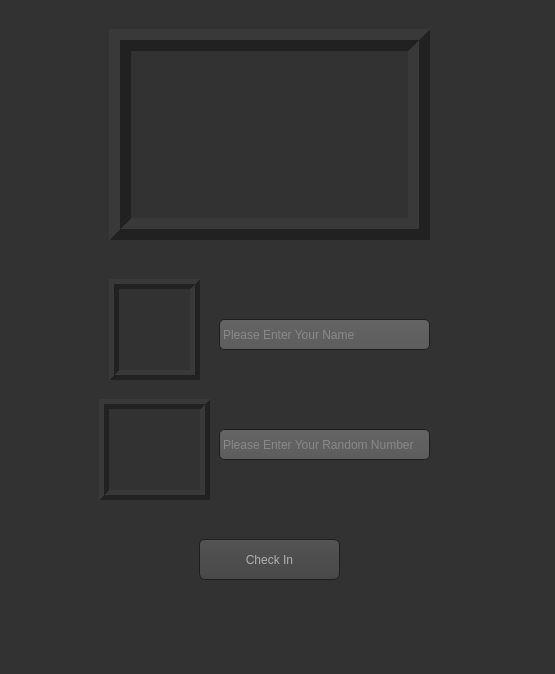
<?xml version="1.0" encoding="UTF-8"?>
<ui version="4.0">
 <class>MainWindow</class>
 <widget class="QMainWindow" name="MainWindow">
  <property name="geometry">
   <rect>
    <x>0</x>
    <y>0</y>
    <width>555</width>
    <height>674</height>
   </rect>
  </property>
  <property name="mouseTracking">
   <bool>false</bool>
  </property>
  <property name="windowTitle">
   <string>Booking</string>
  </property>
  <property name="windowIcon">
   <iconset>
    <normaloff>images.png</normaloff>images.png</iconset>
  </property>
  <property name="autoFillBackground">
   <bool>false</bool>
  </property>
  <property name="styleSheet">
   <string notr="true">QRadioButton::indicator
{
    border-radius: 6px;
}
QRadioButton::indicator:checked, QRadioButton::indicator:unchecked{
    color: #b1b1b1;
    background-color: #323232;
    border: 1px solid #b1b1b1;
    border-radius: 6px;
}

QRadioButton::indicator:checked
{
    background-color: qradialgradient(
        cx: 0.5, cy: 0.5,
        fx: 0.5, fy: 0.5,
        radius: 1.0,
        stop: 0.25 #ffaa00,
        stop: 0.3 #323232
    );
}
QRadioButton::indicator:hover, QCheckBox::indicator:hover
{
    border: 1px solid #ffaa00;
}
QToolTip
{
     border: 1px solid black;
     background-color: #ffa02f;
     padding: 1px;
     border-radius: 3px;
     opacity: 100;
}

QWidget
{
    color: #b1b1b1;
    background-color: #323232;
}

QTreeView, QListView
{
    background-color: silver;
    margin-left: 5px;
}

QWidget:item:hover
{
    background-color: QLinearGradient( x1: 0, y1: 0, x2: 0, y2: 1, stop: 0 #ffa02f, stop: 1 #ca0619);
    color: #000000;
}

QWidget:item:selected
{
    background-color: QLinearGradient( x1: 0, y1: 0, x2: 0, y2: 1, stop: 0 #ffa02f, stop: 1 #d7801a);
}

QMenuBar::item
{
    background: transparent;
}

QMenuBar::item:selected
{
    background: transparent;
    border: 1px solid #ffaa00;
}

QMenuBar::item:pressed
{
    background: #444;
    border: 1px solid #000;
    background-color: QLinearGradient(
        x1:0, y1:0,
        x2:0, y2:1,
        stop:1 #212121,
        stop:0.4 #343434/*,
        stop:0.2 #343434,
        stop:0.1 #ffaa00*/
    );
    margin-bottom:-1px;
    padding-bottom:1px;
}

QMenu
{
    border: 1px solid #000;
}

QMenu::item
{
    padding: 2px 20px 2px 20px;
}

QMenu::item:selected
{
    color: #000000;
}

QWidget:disabled
{
    color: #808080;
    background-color: #323232;
}

QAbstractItemView
{
    background-color: QLinearGradient( x1: 0, y1: 0, x2: 0, y2: 1, stop: 0 #4d4d4d, stop: 0.1 #646464, stop: 1 #5d5d5d);
}

QWidget:focus
{
    /*border: 1px solid darkgray;*/
}

QLineEdit
{
    background-color: QLinearGradient( x1: 0, y1: 0, x2: 0, y2: 1, stop: 0 #4d4d4d, stop: 0 #646464, stop: 1 #5d5d5d);
    padding: 1px;
    border-style: solid;
    border: 1px solid #1e1e1e;
    border-radius: 5;
}

QPushButton
{
    color: #b1b1b1;
    background-color: QLinearGradient( x1: 0, y1: 0, x2: 0, y2: 1, stop: 0 #565656, stop: 0.1 #525252, stop: 0.5 #4e4e4e, stop: 0.9 #4a4a4a, stop: 1 #464646);
    border-width: 1px;
    border-color: #1e1e1e;
    border-style: solid;
    border-radius: 6;
    padding: 3px;
    font-size: 12px;
    padding-left: 5px;
    padding-right: 5px;
    min-width: 40px;
}

QPushButton:pressed
{
    background-color: QLinearGradient( x1: 0, y1: 0, x2: 0, y2: 1, stop: 0 #2d2d2d, stop: 0.1 #2b2b2b, stop: 0.5 #292929, stop: 0.9 #282828, stop: 1 #252525);
}

QComboBox
{
    selection-background-color: #ffaa00;
    background-color: QLinearGradient( x1: 0, y1: 0, x2: 0, y2: 1, stop: 0 #565656, stop: 0.1 #525252, stop: 0.5 #4e4e4e, stop: 0.9 #4a4a4a, stop: 1 #464646);
    border-style: solid;
    border: 1px solid #1e1e1e;
    border-radius: 5;
}

QComboBox:hover,QPushButton:hover
{
    border: 2px solid QLinearGradient( x1: 0, y1: 0, x2: 0, y2: 1, stop: 0 #ffa02f, stop: 1 #d7801a);
}


QComboBox:on
{
    padding-top: 3px;
    padding-left: 4px;
    background-color: QLinearGradient( x1: 0, y1: 0, x2: 0, y2: 1, stop: 0 #2d2d2d, stop: 0.1 #2b2b2b, stop: 0.5 #292929, stop: 0.9 #282828, stop: 1 #252525);
    selection-background-color: #ffaa00;
}

QComboBox QAbstractItemView
{
    border: 2px solid darkgray;
    selection-background-color: QLinearGradient( x1: 0, y1: 0, x2: 0, y2: 1, stop: 0 #ffa02f, stop: 1 #d7801a);
}

QComboBox::drop-down
{
     subcontrol-origin: padding;
     subcontrol-position: top right;
     width: 15px;

     border-left-width: 0px;
     border-left-color: darkgray;
     border-left-style: solid; /* just a single line */
     border-top-right-radius: 3px; /* same radius as the QComboBox */
     border-bottom-right-radius: 3px;
 }

QComboBox::down-arrow
{
     image: url(:/dark_orange/img/down_arrow.png);
}

QGroupBox
{
    border: 1px solid darkgray;
    margin-top: 10px;
}

QGroupBox:focus
{
    border: 1px solid darkgray;
}

QTextEdit:focus
{
    border: 1px solid darkgray;
}

QScrollBar:horizontal {
     border: 1px solid #222222;
     background: QLinearGradient( x1: 0, y1: 0, x2: 0, y2: 1, stop: 0.0 #121212, stop: 0.2 #282828, stop: 1 #484848);
     height: 7px;
     margin: 0px 16px 0 16px;
}

QScrollBar::handle:horizontal
{
      background: QLinearGradient( x1: 0, y1: 0, x2: 1, y2: 0, stop: 0 #ffa02f, stop: 0.5 #d7801a, stop: 1 #ffa02f);
      min-height: 20px;
      border-radius: 2px;
}

QScrollBar::add-line:horizontal {
      border: 1px solid #1b1b19;
      border-radius: 2px;
      background: QLinearGradient( x1: 0, y1: 0, x2: 1, y2: 0, stop: 0 #ffa02f, stop: 1 #d7801a);
      width: 14px;
      subcontrol-position: right;
      subcontrol-origin: margin;
}

QScrollBar::sub-line:horizontal {
      border: 1px solid #1b1b19;
      border-radius: 2px;
      background: QLinearGradient( x1: 0, y1: 0, x2: 1, y2: 0, stop: 0 #ffa02f, stop: 1 #d7801a);
      width: 14px;
     subcontrol-position: left;
     subcontrol-origin: margin;
}

QScrollBar::right-arrow:horizontal, QScrollBar::left-arrow:horizontal
{
      border: 1px solid black;
      width: 1px;
      height: 1px;
      background: white;
}

QScrollBar::add-page:horizontal, QScrollBar::sub-page:horizontal
{
      background: none;
}

QScrollBar:vertical
{
      background: QLinearGradient( x1: 0, y1: 0, x2: 1, y2: 0, stop: 0.0 #121212, stop: 0.2 #282828, stop: 1 #484848);
      width: 7px;
      margin: 16px 0 16px 0;
      border: 1px solid #222222;
}

QScrollBar::handle:vertical
{
      background: QLinearGradient( x1: 0, y1: 0, x2: 0, y2: 1, stop: 0 #ffa02f, stop: 0.5 #d7801a, stop: 1 #ffa02f);
      min-height: 20px;
      border-radius: 2px;
}

QScrollBar::add-line:vertical
{
      border: 1px solid #1b1b19;
      border-radius: 2px;
      background: QLinearGradient( x1: 0, y1: 0, x2: 0, y2: 1, stop: 0 #ffa02f, stop: 1 #d7801a);
      height: 14px;
      subcontrol-position: bottom;
      subcontrol-origin: margin;
}

QScrollBar::sub-line:vertical
{
      border: 1px solid #1b1b19;
      border-radius: 2px;
      background: QLinearGradient( x1: 0, y1: 0, x2: 0, y2: 1, stop: 0 #d7801a, stop: 1 #ffa02f);
      height: 14px;
      subcontrol-position: top;
      subcontrol-origin: margin;
}

QScrollBar::up-arrow:vertical, QScrollBar::down-arrow:vertical
{
      border: 1px solid black;
      width: 1px;
      height: 1px;
      background: white;
}


QScrollBar::add-page:vertical, QScrollBar::sub-page:vertical
{
      background: none;
}

QTextEdit
{
    background-color: #242424;
}

QPlainTextEdit
{
    background-color: #242424;
}

QHeaderView::section
{
    background-color: QLinearGradient(x1:0, y1:0, x2:0, y2:1, stop:0 #616161, stop: 0.5 #505050, stop: 0.6 #434343, stop:1 #656565);
    color: white;
    padding-left: 4px;
    border: 1px solid #6c6c6c;
}

QCheckBox:disabled
{
color: #414141;
}

QDockWidget::title
{
    text-align: center;
    spacing: 3px; /* spacing between items in the tool bar */
    background-color: QLinearGradient(x1:0, y1:0, x2:0, y2:1, stop:0 #323232, stop: 0.5 #242424, stop:1 #323232);
}

QDockWidget::close-button, QDockWidget::float-button
{
    text-align: center;
    spacing: 1px; /* spacing between items in the tool bar */
    background-color: QLinearGradient(x1:0, y1:0, x2:0, y2:1, stop:0 #323232, stop: 0.5 #242424, stop:1 #323232);
}

QDockWidget::close-button:hover, QDockWidget::float-button:hover
{
    background: #242424;
}

QDockWidget::close-button:pressed, QDockWidget::float-button:pressed
{
    padding: 1px -1px -1px 1px;
}

QMainWindow::separator
{
    background-color: QLinearGradient(x1:0, y1:0, x2:0, y2:1, stop:0 #161616, stop: 0.5 #151515, stop: 0.6 #212121, stop:1 #343434);
    color: white;
    padding-left: 4px;
    border: 1px solid #4c4c4c;
    spacing: 3px; /* spacing between items in the tool bar */
}

QMainWindow::separator:hover
{

    background-color: QLinearGradient(x1:0, y1:0, x2:0, y2:1, stop:0 #d7801a, stop:0.5 #b56c17 stop:1 #ffa02f);
    color: white;
    padding-left: 4px;
    border: 1px solid #6c6c6c;
    spacing: 3px; /* spacing between items in the tool bar */
}

QToolBar::handle
{
     spacing: 3px; /* spacing between items in the tool bar */
     background: url(:/dark_orange/img/handle.png);
}

QMenu::separator
{
    height: 2px;
    background-color: QLinearGradient(x1:0, y1:0, x2:0, y2:1, stop:0 #161616, stop: 0.5 #151515, stop: 0.6 #212121, stop:1 #343434);
    color: white;
    padding-left: 4px;
    margin-left: 10px;
    margin-right: 5px;
}

QProgressBar
{
    border: 2px solid grey;
    border-radius: 5px;
    text-align: center;
}

QProgressBar::chunk
{
    background-color: #d7801a;
    width: 2.15px;
    margin: 0.5px;
}

QTabBar::tab {
    color: #b1b1b1;
    border: 1px solid #444;
    border-bottom-style: none;
    background-color: #323232;
    padding-left: 10px;
    padding-right: 10px;
    padding-top: 3px;
    padding-bottom: 2px;
    margin-right: -1px;
}

QTabWidget::pane {
    border: 1px solid #444;
    top: 1px;
}

QTabBar::tab:last
{
    margin-right: 0; /* the last selected tab has nothing to overlap with on the right */
    border-top-right-radius: 3px;
}

QTabBar::tab:first:!selected
{
 margin-left: 0px; /* the last selected tab has nothing to overlap with on the right */


    border-top-left-radius: 3px;
}

QTabBar::tab:!selected
{
    color: #b1b1b1;
    border-bottom-style: solid;
    margin-top: 3px;
    background-color: QLinearGradient(x1:0, y1:0, x2:0, y2:1, stop:1 #212121, stop:.4 #343434);
}

QTabBar::tab:selected
{
    border-top-left-radius: 3px;
    border-top-right-radius: 3px;
    margin-bottom: 0px;
}

QTabBar::tab:!selected:hover
{
    /*border-top: 2px solid #ffaa00;
    padding-bottom: 3px;*/
    border-top-left-radius: 3px;
    border-top-right-radius: 3px;
    background-color: QLinearGradient(x1:0, y1:0, x2:0, y2:1, stop:1 #212121, stop:0.4 #343434, stop:0.2 #343434, stop:0.1 #ffaa00);
}





QSlider::groove:horizontal {
    border: 1px solid #3A3939;
    height: 8px;
    background: #201F1F;
    margin: 2px 0;
    border-radius: 2px;
}

QSlider::handle:horizontal {
    background: QLinearGradient( x1: 0, y1: 0, x2: 0, y2: 1,
      stop: 0.0 silver, stop: 0.2 #a8a8a8, stop: 1 #727272);
    border: 1px solid #3A3939;
    width: 14px;
    height: 14px;
    margin: -4px 0;
    border-radius: 2px;
}

QSlider::groove:vertical {
    border: 1px solid #3A3939;
    width: 8px;
    background: #201F1F;
    margin: 0 0px;
    border-radius: 2px;
}

QSlider::handle:vertical {
    background: QLinearGradient( x1: 0, y1: 0, x2: 0, y2: 1, stop: 0.0 silver,
      stop: 0.2 #a8a8a8, stop: 1 #727272);
    border: 1px solid #3A3939;
    width: 14px;
    height: 14px;
    margin: 0 -4px;
    border-radius: 2px;
}

QAbstractSpinBox {
    padding-top: 2px;
    padding-bottom: 2px;
    border: 1px solid darkgray;

    border-radius: 2px;
    min-width: 50px;
}
</string>
  </property>
  <widget class="QWidget" name="centralwidget">
   <layout class="QGridLayout" name="gridLayout">
    <item row="0" column="0">
     <widget class="QScrollArea" name="scrollArea">
      <property name="frameShape">
       <enum>QFrame::NoFrame</enum>
      </property>
      <property name="widgetResizable">
       <bool>false</bool>
      </property>
      <widget class="QWidget" name="scrollAreaWidgetContents">
       <property name="geometry">
        <rect>
         <x>0</x>
         <y>0</y>
         <width>533</width>
         <height>626</height>
        </rect>
       </property>
       <widget class="QLabel" name="label_34">
        <property name="geometry">
         <rect>
          <x>100</x>
          <y>20</y>
          <width>321</width>
          <height>211</height>
         </rect>
        </property>
        <property name="frameShape">
         <enum>QFrame::Box</enum>
        </property>
        <property name="frameShadow">
         <enum>QFrame::Raised</enum>
        </property>
        <property name="lineWidth">
         <number>11</number>
        </property>
        <property name="text">
         <string/>
        </property>
        <property name="pixmap">
         <pixmap resource="test.qrc">:/newPrefix/WELCOME5.png</pixmap>
        </property>
        <property name="scaledContents">
         <bool>true</bool>
        </property>
       </widget>
       <widget class="QLineEdit" name="lineEdit_2">
        <property name="geometry">
         <rect>
          <x>210</x>
          <y>420</y>
          <width>211</width>
          <height>31</height>
         </rect>
        </property>
        <property name="text">
         <string/>
        </property>
        <property name="placeholderText">
         <string>Please Enter Your Random Number</string>
        </property>
       </widget>
       <widget class="QLineEdit" name="lineEdit">
        <property name="geometry">
         <rect>
          <x>210</x>
          <y>310</y>
          <width>211</width>
          <height>31</height>
         </rect>
        </property>
        <property name="text">
         <string/>
        </property>
        <property name="placeholderText">
         <string>Please Enter Your Name</string>
        </property>
       </widget>
       <widget class="QLabel" name="label_8">
        <property name="geometry">
         <rect>
          <x>90</x>
          <y>390</y>
          <width>111</width>
          <height>101</height>
         </rect>
        </property>
        <property name="frameShape">
         <enum>QFrame::Box</enum>
        </property>
        <property name="frameShadow">
         <enum>QFrame::Raised</enum>
        </property>
        <property name="lineWidth">
         <number>5</number>
        </property>
        <property name="text">
         <string/>
        </property>
        <property name="pixmap">
         <pixmap>random number2.png</pixmap>
        </property>
        <property name="scaledContents">
         <bool>true</bool>
        </property>
       </widget>
       <widget class="QLabel" name="label_7">
        <property name="geometry">
         <rect>
          <x>100</x>
          <y>270</y>
          <width>91</width>
          <height>101</height>
         </rect>
        </property>
        <property name="minimumSize">
         <size>
          <width>91</width>
          <height>0</height>
         </size>
        </property>
        <property name="maximumSize">
         <size>
          <width>91</width>
          <height>16777215</height>
         </size>
        </property>
        <property name="styleSheet">
         <string notr="true"/>
        </property>
        <property name="frameShape">
         <enum>QFrame::Box</enum>
        </property>
        <property name="frameShadow">
         <enum>QFrame::Raised</enum>
        </property>
        <property name="lineWidth">
         <number>5</number>
        </property>
        <property name="text">
         <string/>
        </property>
        <property name="pixmap">
         <pixmap resource="test.qrc">:/newPrefix/username.png</pixmap>
        </property>
        <property name="scaledContents">
         <bool>true</bool>
        </property>
       </widget>
       <widget class="QPushButton" name="pushButton_5">
        <property name="geometry">
         <rect>
          <x>190</x>
          <y>530</y>
          <width>141</width>
          <height>41</height>
         </rect>
        </property>
        <property name="text">
         <string>Check In</string>
        </property>
       </widget>
      </widget>
     </widget>
    </item>
   </layout>
  </widget>
  <widget class="QMenuBar" name="menubar">
   <property name="geometry">
    <rect>
     <x>0</x>
     <y>0</y>
     <width>555</width>
     <height>26</height>
    </rect>
   </property>
  </widget>
 </widget>
 <resources>
  <include location="test.qrc"/>
 </resources>
 <connections/>
</ui>
